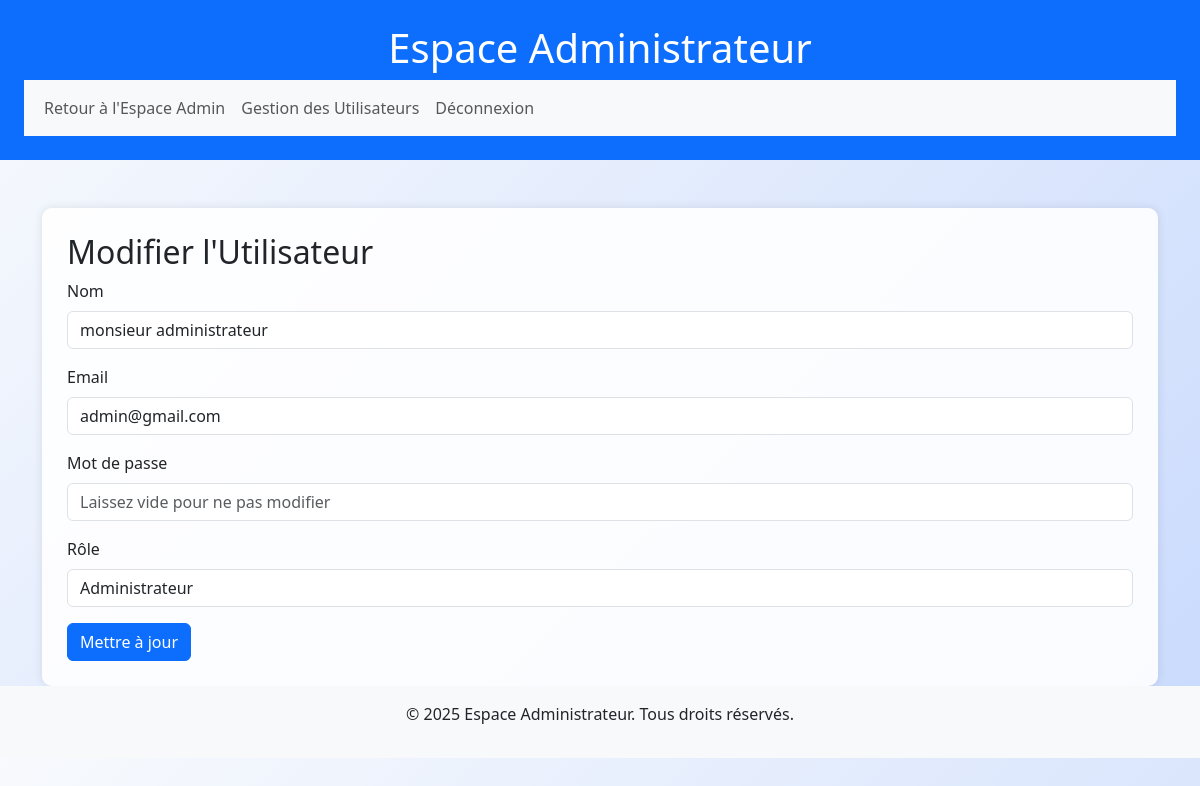
The app's page /views/edit_user.php?id=1 (signed in) with its own data.
### tables this page shows
CREATE TABLE `utilisateur` (
  `id` int(11) NOT NULL,
  `nom` varchar(255) NOT NULL,
  `mail` varchar(200) NOT NULL,
  `mot_de_passe` varchar(255) NOT NULL,
  `role` varchar(100) NOT NULL
);

### models/AdminUtilisateurModel.php (called while the page is built, shortened)
<?php
require_once '../config/Database.php';
class AdminUtilisateurModel {
    private $db;
    public function __construct() {
        $database = new Database();
        $this->db = $database->getConnection();
    }
    public function getUserById($id) {
        $query = "SELECT id, nom, mail, role FROM utilisateur WHERE id = :id";
        $stmt = $this->db->prepare($query);
        $stmt->bindParam(':id', $id);
        $stmt->execute();
        return $stmt->fetch(PDO::FETCH_ASSOC);
    }
}
?>

### config/Database.php (called while the page is built, shortened)
<?php
class Database {
    private $host = 'localhost';
    private $db_name = 'projetweb';
    private $username = 'root';
    private $password = '';
    public function getConnection() {
        $this->conn = null;
        try {
            $this->conn = new PDO("mysql:host=" . $this->host . ";dbname=" . $this->db_name, $this->username, $this->password);
            $this->conn->exec("set names utf8");
        } catch(PDOException $exception) {
            echo "Connection error: " . $exception->getMessage();
        }
        return $this->conn;
    }
}
?>

### views/edit_user.php (the view, shortened to what this page needs)
<?php
require_once '../config/Database.php';
require_once '../models/AdminUtilisateurModel.php';
$user_id = $_GET['id'];
$adminModel = new AdminUtilisateurModel();
$user = $adminModel->getUserById($user_id);
?>
<!DOCTYPE html>
<html lang="fr">
<head>
    <link href="https://cdn.jsdelivr.net/npm/bootstrap@5.3.3/dist/css/bootstrap.min.css" rel="stylesheet">
</head>
<body>
    <header class="bg-primary text-white text-center p-4">
        <h1>Espace Administrateur</h1>
        <nav class="navbar navbar-expand-lg navbar-light bg-light">
            <div class="container-fluid">
                <div class="collapse navbar-collapse" id="navbarNav">
                    <ul class="navbar-nav">
                        <li class="nav-item">
                            <a class="nav-link" href="dashboardadmin.php">Retour à l'Espace Admin</a>
                        </li>
                        <li class="nav-item">
                            <a class="nav-link" href="usercrud.php">Gestion des Utilisateurs</a>
                        </li>
                        <li class="nav-item">
                            <a class="nav-link" href="../controllers/logout.php">Déconnexion</a>
                        </li>
                    </ul>
                </div>
            </div>
        </nav>
    </header>
    <main class="container mt-5">
<section class="form-container">
    <h2>Modifier l'Utilisateur</h2>
    <form method="post">
        <div class="mb-3">
            <label for="nom" class="form-label">Nom</label>
            <input type="text" class="form-control" id="nom" name="nom" value="<?php echo htmlspecialchars($user['nom']); ?>" required>
        </div>
        <div class="mb-3">
            <label for="email" class="form-label">Email</label>
            <input type="email" class="form-control" id="email" name="email" value="<?php echo htmlspecialchars($user['mail']); ?>" required>
        </div>
        <div class="mb-3">
            <label for="mot_de_passe" class="form-label">Mot de passe</label>
            <input type="password" class="form-control" id="mot_de_passe" name="mot_de_passe" placeholder="Laissez vide pour ne pas modifier">
        </div>
        <div class="mb-3">
            <label for="role" class="form-label">Rôle</label>
            <select class="form-control" id="role" name="role" required>
                <option value="administrateur" <?php echo $user['role'] === 'administrateur' ? 'selected' : ''; ?>>Administrateur</option>
            </select>
        </div>
        <button type="submit" name="update" class="btn btn-primary">Mettre à jour</button>
    </form>
</section>
</main>
    <footer class="bg-light text-center p-3">
        <p>&copy; 2025 Espace Administrateur. Tous droits réservés.</p>
    </footer>
</body>
</html>

### views/edit_user.php (style rules this page uses)
body { background: linear-gradient(135deg, #f8fafd, #c9dafd); }
.container { margin-top: 40px; }
.btn-primary { background-color: #0d6efd; border-color: #0d6efd; }
.form-container { background: rgba(255, 255, 255, 0.9); padding: 25px; border-radius: 10px; box-shadow: 0 0 10px rgba(0, 0, 0, 0.1); }

### records on screen
utilisateur: nom "monsieur administrateur", email "admin@gmail.com", role "Administrateur"
